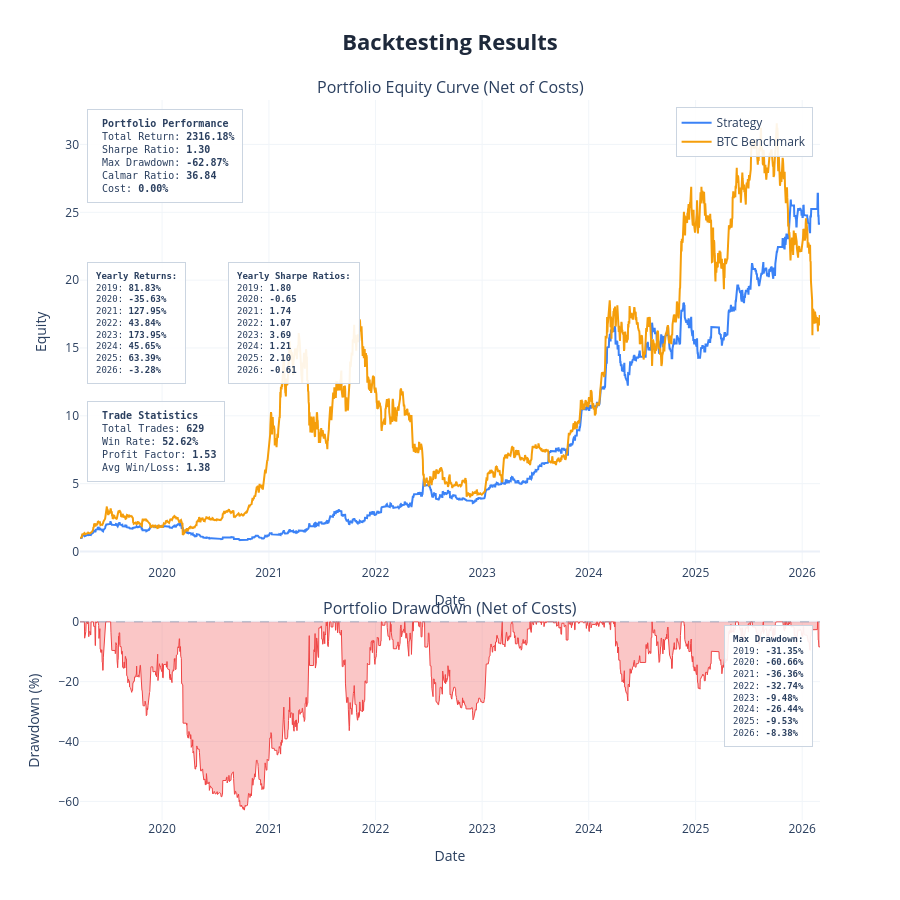

Notebook code for this chart:
### Markdown cell above
---
## Backtest

| Parameter | Options | Default |
|---|---|---|
| `cost` | Cost per trade as decimal — `0.001` = 0.1% | `0.0` |
| `show_plot` | `True` / `False` | `True` |
| `save_html` | Filename string or `None` | `None` |
| `show_trades` | Overlay entry/exit markers on price chart | `False` |
| `benchmark_data` | DataFrame with `Close` column for buy & hold comparison | same asset |

### Code cell
results = backtest(
    data           = strategy_df,
    cost           = 0.0,
    show_plot      = True,
    save_html      = None,
    show_trades    = False,
    benchmark_data = None
)

print(f"Return        {results['total_return']*100:>8.2f}%")
print(f"Sharpe        {results['sharpe_ratio']:>8.2f}")
print(f"Max Drawdown  {results['max_drawdown']*100:>8.2f}%")
print(f"Profit Factor {results['profit_factor']:>8.2f}")
print(f"Win Rate      {results['win_rate']*100:>8.2f}%")
print(f"# Trades      {results['num_trades']:>8}")

### Figure 1 — Plotly figure (JSON) as saved in the notebook; plotly's stock layout.template omitted (floating-point values rounded to 4 significant figures; data arrays with more than 128 entries replaced by an {"elided": "..."} marker saying what was removed)
{"data": [{"hovertemplate": "<b>Strategy</b><br>Date: %{x}<br>Equity: %{y:.4f}<extra></extra>", "line": {"color": "#3b82f6", "width": 2}, "mode": "lines", "name": "Strategy", "type": "scatter", "x": {"elided": "2535 str values"}, "xaxis": "x", "y": {"elided": "2535 float values"}, "yaxis": "y"}, {"hovertemplate": "<b>BTC Benchmark</b><br>Date: %{x}<br>Equity: %{y:.4f}<extra></extra>", "line": {"color": "#f59e0b", "width": 2}, "mode": "lines", "name": "BTC Benchmark", "type": "scatter", "x": {"elided": "2535 str values"}, "xaxis": "x", "y": {"elided": "2535 float values"}, "yaxis": "y"}, {"fill": "tozeroy", "fillcolor": "rgba(239, 68, 68, 0.3)", "hovertemplate": "<b>Drawdown</b><br>Date: %{x}<br>Drawdown: %{y:.2f}%<extra></extra>", "line": {"color": "#ef4444", "width": 1}, "mode": "lines", "name": "Drawdown", "showlegend": false, "type": "scatter", "x": {"elided": "2535 str values"}, "xaxis": "x2", "y": {"elided": "2535 float values"}, "yaxis": "y2"}], "layout": {"annotations": [{"font": {"size": 16}, "showarrow": false, "text": "Portfolio Equity Curve (Net of Costs)", "x": 0.5, "xanchor": "center", "xref": "paper", "y": 1, "yanchor": "bottom", "yref": "paper"}, {"font": {"size": 16}, "showarrow": false, "text": "Portfolio Drawdown (Net of Costs)", "x": 0.5, "xanchor": "center", "xref": "paper", "y": 0.276, "yanchor": "bottom", "yref": "paper"}, {"align": "left", "bgcolor": "rgba(255, 255, 255, 0.9)", "bordercolor": "#cbd5e1", "borderpad": 8, "borderwidth": 1, "font": {"family": "monospace", "size": 10}, "showarrow": false, "text": "\n<b>Portfolio Performance</b><br>\nTotal Return: <b>2316.18%</b><br>\nSharpe Ratio: <b>1.30</b><br>\nMax Drawdown: <b>-62.87%</b><br>\nCalmar Ratio: <b>36.84</b><br>\nCost: <b>0.00%</b>\n", "x": 0.01, "xanchor": "left", "xref": "x domain", "y": 0.98, "yanchor": "top", "yref": "y domain"}, {"align": "left", "bgcolor": "rgba(255, 255, 255, 0.9)", "bordercolor": "#cbd5e1", "borderpad": 8, "borderwidth": 1, "font": {"family": "monospace", "size": 9}, "showarrow": false, "text": "<b>Yearly Returns:</b><br>2019: <b>81.83%</b><br>2020: <b>-35.63%</b><br>2021: <b>127.95%</b><br>2022: <b>43.84%</b><br>2023: <b>173.95%</b><br>2024: <b>45.65%</b><br>2025: <b>63.39%</b><br>2026: <b>-3.28%</b><br>", "x": 0.01, "xanchor": "left", "xref": "x domain", "y": 0.65, "yanchor": "top", "yref": "y domain"}, {"align": "left", "bgcolor": "rgba(255, 255, 255, 0.9)", "bordercolor": "#cbd5e1", "borderpad": 8, "borderwidth": 1, "font": {"family": "monospace", "size": 9}, "showarrow": false, "text": "<b>Yearly Sharpe Ratios:</b><br>2019: <b>1.80</b><br>2020: <b>-0.65</b><br>2021: <b>1.74</b><br>2022: <b>1.07</b><br>2023: <b>3.69</b><br>2024: <b>1.21</b><br>2025: <b>2.10</b><br>2026: <b>-0.61</b><br>", "x": 0.2, "xanchor": "left", "xref": "x domain", "y": 0.65, "yanchor": "top", "yref": "y domain"}, {"align": "left", "bgcolor": "rgba(255, 255, 255, 0.9)", "bordercolor": "#cbd5e1", "borderpad": 8, "borderwidth": 1, "font": {"family": "monospace", "size": 10}, "showarrow": false, "text": "\n<b>Trade Statistics</b><br>\nTotal Trades: <b>629</b><br>\nWin Rate: <b>52.62%</b><br>\nProfit Factor: <b>1.53</b><br>\nAvg Win/Loss: <b>1.38</b>\n", "x": 0.01, "xanchor": "left", "xref": "x domain", "y": 0.35, "yanchor": "top", "yref": "y domain"}, {"align": "left", "bgcolor": "rgba(255, 255, 255, 0.9)", "bordercolor": "#cbd5e1", "borderpad": 8, "borderwidth": 1, "font": {"family": "monospace", "size": 9}, "showarrow": false, "text": "<b>Max Drawdown:</b><br>2019: <b>-31.35%</b><br>2020: <b>-60.66%</b><br>2021: <b>-36.36%</b><br>2022: <b>-32.74%</b><br>2023: <b>-9.48%</b><br>2024: <b>-26.44%</b><br>2025: <b>-9.53%</b><br>2026: <b>-8.38%</b><br>", "x": 0.99, "xanchor": "right", "xref": "x2 domain", "y": 0.98, "yanchor": "top", "yref": "y2 domain"}], "height": 900, "hovermode": "x unified", "legend": {"bgcolor": "rgba(255,255,255,0.9)", "bordercolor": "#cbd5e1", "borderwidth": 1, "x": 0.99, "xanchor": "right", "y": 0.99, "yanchor": "top"}, "shapes": [{"line": {"color": "#94a3b8", "dash": "dash", "width": 1}, "type": "line", "x0": 0, "x1": 1, "xref": "x2 domain", "y0": 0, "y1": 0, "yref": "y2"}], "showlegend": true, "title": {"font": {"color": "#1E293B", "size": 22}, "text": "<b>Backtesting Results</b>", "x": 0.5, "xanchor": "center"}, "xaxis": {"anchor": "y", "domain": [0, 1], "gridcolor": "#f1f5f9", "gridwidth": 1, "showgrid": true, "title": {"text": "Date"}}, "xaxis2": {"anchor": "y2", "domain": [0, 1], "gridcolor": "#f1f5f9", "gridwidth": 1, "showgrid": true, "title": {"text": "Date"}}, "yaxis": {"anchor": "x", "domain": [0.356, 1], "gridcolor": "#f1f5f9", "gridwidth": 1, "showgrid": true, "title": {"text": "Equity"}}, "yaxis2": {"anchor": "x2", "domain": [0, 0.276], "gridcolor": "#f1f5f9", "gridwidth": 1, "showgrid": true, "title": {"text": "Drawdown (%)"}}}}
